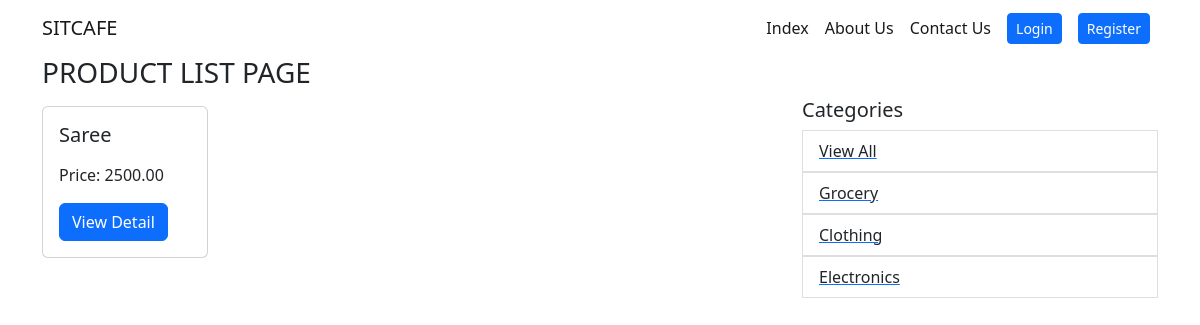
/products/?category=Clothing, run on an earlier commit of the app's database.
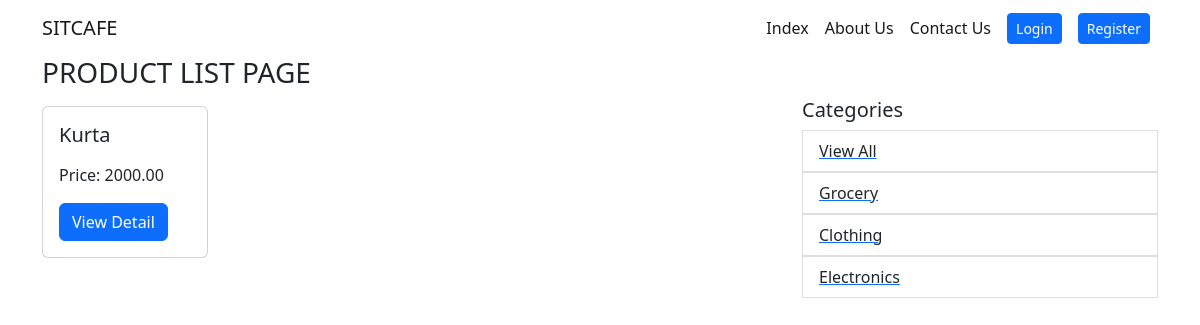
And on a later commit of the database.
### products/models.py (models this page shows, shortened)
class Product(models.Model):
  category = models.ForeignKey(Category, on_delete=models.SET_NULL, null=True)
  name = models.CharField(max_length=150)
  description = models.TextField(blank=True, null=True)
  stock = models.IntegerField(default=0)
  price = models.DecimalField(max_digits=7, decimal_places=2)
  is_active = models.BooleanField(default=True)
  created_at = models.DateTimeField(auto_now_add=True)
  updated_at = models.DateTimeField(auto_now=True)

class Category(models.Model):
  name = models.CharField(max_length=50)
  description = models.TextField(blank=True, null=True)
  is_active = models.BooleanField(default=True)
  created_at = models.DateTimeField(auto_now_add=True)
  updated_at = models.DateTimeField(auto_now=True)

### products/views.py (the view)
# urls.py: path('', views.product_list, name='product_list'),
def product_list(request):
  category = request.GET.get('category', None)
  products = Product.objects.filter(is_active=True)
  if category:
    products = products.filter(category__name=category)
  categories = Category.objects.all()
  return render(request,'products/product_list.html', { 'products': products, 'categories': categories })

### templates/products/product_list.html (shortened to what this page needs)
{% extends 'base.html' %}
{% block content %}
  <div class="container">
    <h3>PRODUCT LIST PAGE</h3>
    <div class="row">
      <div class="col-8">
        <div class="row">
          {% for product in products %}
            <div class="col-3 my-2">
              <div class="card">
                <div class="card-body">
                  <h5 class="card-title">{{ product.name }}</h5>
                  <p>Price: {{ product.price }}</p>
                  <a href="{% url 'product_view' id=product.id %}" class="btn btn-primary">View Detail</a>
                </div>
              </div>
            </div>
          {% endfor %}
        </div>
      </div>
      <div class="col-4">
        <h5>Categories</h5>
        <ul class="list-group">
          <a href="{% url 'product_list' %}">
            <li class="list-group-item">View All</li>
          </a>
          {% for category in categories %}
            <a href="{% url 'product_list' %}?category={{ category.name }}">
              <li class="list-group-item">{{ category.name }}</li>
            </a>
          {% endfor %}
        </ul>
      </div>
    </div>
  </div>
{% endblock content %}

What changed in the data, as far as the page shows it:
removed Product: name "Saree", price "2500.00"
now on this page (row edited): Product: name "Kurta", price "2000.00"
